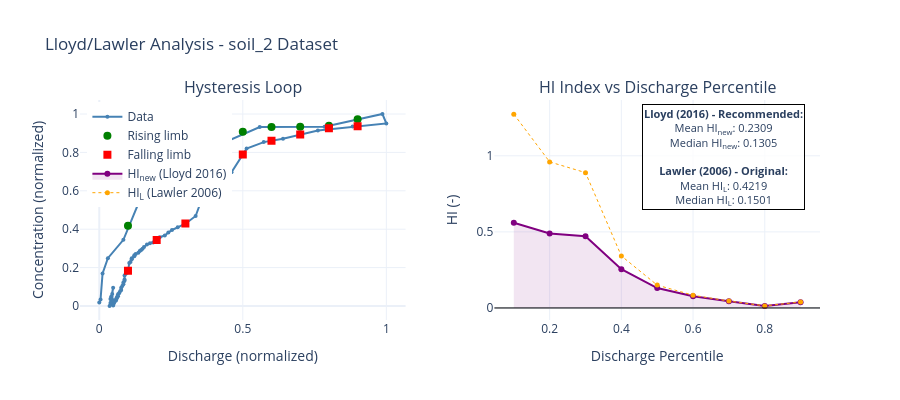

Notebook cell for this chart:
### Markdown cell above
### 3.3 Lloyd/Lawler Visualization

### Code cell
fig_lloyd = lloyd_plot(lloyd_df, lloyd_metrics_df)
fig_lloyd.update_layout(title="Lloyd/Lawler Analysis - soil_2 Dataset")
fig_lloyd.show()

### Figure 1 — Plotly figure (JSON) as saved in the notebook; plotly's stock layout.template omitted (floating-point values rounded to 4 significant figures)
{"data": [{"line": {"color": "steelblue"}, "marker": {"color": "steelblue", "size": 4}, "mode": "lines+markers", "name": "Data", "type": "scatter", "x": [0, 0.004406, 0.01145, 0.02997, 0.08403, 0.1458, 0.2223, 0.5589, 0.7849, 0.9865, 1, 0.8824, 0.7615, 0.64, 0.573, 0.5133, 0.4606, 0.414, 0.3726, 0.3357, 0.3028, 0.2732, 0.2533, 0.2406, 0.2283, 0.2104, 0.2046, 0.1932, 0.1876, 0.1767, 0.1661, 0.1558, 0.1508, 0.1458, 0.1409, 0.1361, 0.1267, 0.1221, 0.1221, 0.1132, 0.1132, 0.1088, 0.1045, 0.1003, 0.09609, 0.092, 0.08798, 0.08798, 0.08798, 0.08403, 0.08403, 0.08015, 0.07634, 0.07634, 0.0726, 0.06892, 0.06532, 0.06532, 0.06178, 0.06178, 0.0583, 0.0583, 0.05489, 0.05155, 0.05155, 0.04828, 0.04828, 0.04828, 0.04507, 0.04507, 0.04507, 0.04507, 0.04507, 0.04828, 0.04192, 0.04192, 0.03884, 0.03884, 0.03582], "xaxis": "x", "y": [0.01883, 0.03406, 0.1694, 0.2489, 0.3447, 0.5683, 0.7131, 0.9321, 0.9338, 1, 0.9511, 0.9348, 0.9145, 0.8712, 0.8536, 0.8197, 0.697, 0.6584, 0.6189, 0.4689, 0.4311, 0.4098, 0.3959, 0.3823, 0.367, 0.3584, 0.3483, 0.3378, 0.3306, 0.3265, 0.3202, 0.3079, 0.2985, 0.292, 0.286, 0.2769, 0.2707, 0.2644, 0.259, 0.249, 0.2431, 0.2289, 0.2237, 0.1845, 0.1736, 0.1675, 0.1584, 0.1382, 0.1316, 0.1224, 0.1133, 0.1045, 0.09536, 0.08393, 0.07633, 0.06655, 0.06077, 0.05071, 0.04736, 0.04145, 0.03693, 0.02863, 0.02595, 0.02057, 0.01588, 0.01093, 0.006632, 0.002126, 0.008652, 0.01053, 0.03207, 0.02701, 0.06273, 0.09501, 0.04624, 0.04788, 0.0362, 0.0159, 0], "yaxis": "y"}, {"marker": {"color": "green", "size": 8, "symbol": "circle"}, "mode": "markers", "name": "Rising limb", "type": "scatter", "x": [0.1, 0.2, 0.3, 0.4, 0.5, 0.6, 0.7, 0.8, 0.9], "xaxis": "x", "y": [0.4181, 0.6744, 0.8108, 0.8656, 0.9071, 0.9327, 0.9332, 0.939, 0.9725], "yaxis": "y"}, {"marker": {"color": "red", "size": 8, "symbol": "square"}, "mode": "markers", "name": "Falling limb", "type": "scatter", "x": [0.1, 0.2, 0.3, 0.4, 0.5, 0.6, 0.7, 0.8, 0.9], "xaxis": "x", "y": [0.1839, 0.3441, 0.4291, 0.645, 0.7887, 0.8607, 0.8926, 0.9263, 0.9362], "yaxis": "y"}, {"fill": "tozeroy", "fillcolor": "rgba(128,0,128,0.1)", "line": {"color": "purple", "width": 2}, "marker": {"color": "purple", "size": 6}, "mode": "lines+markers", "name": "HI<sub>new</sub> (Lloyd 2016)", "type": "scatter", "x": [0.1, 0.2, 0.3, 0.4, 0.5, 0.6, 0.7, 0.8, 0.9], "xaxis": "x2", "y": [0.5602, 0.4898, 0.4707, 0.2549, 0.1305, 0.07719, 0.04347, 0.01352, 0.03732], "yaxis": "y2"}, {"line": {"color": "orange", "dash": "dot", "width": 1}, "marker": {"color": "orange", "size": 5}, "mode": "lines+markers", "name": "HI<sub>L</sub> (Lawler 2006)", "type": "scatter", "x": [0.1, 0.2, 0.3, 0.4, 0.5, 0.6, 0.7, 0.8, 0.9], "xaxis": "x2", "y": [1.274, 0.96, 0.8894, 0.342, 0.1501, 0.08365, 0.04545, 0.01371, 0.03877], "yaxis": "y2"}], "layout": {"annotations": [{"font": {"size": 16}, "showarrow": false, "text": "Hysteresis Loop", "x": 0.22, "xanchor": "center", "xref": "paper", "y": 1, "yanchor": "bottom", "yref": "paper"}, {"font": {"size": 16}, "showarrow": false, "text": "HI Index vs Discharge Percentile", "x": 0.78, "xanchor": "center", "xref": "paper", "y": 1, "yanchor": "bottom", "yref": "paper"}, {"bgcolor": "rgba(255,255,255,0.8)", "bordercolor": "black", "borderwidth": 1, "font": {"size": 11}, "showarrow": false, "text": "<b>Lloyd (2016) - Recommended:</b><br>Mean HI<sub>new</sub>: 0.2309<br>Median HI<sub>new</sub>: 0.1305<br><br><b>Lawler (2006) - Original:</b><br>Mean HI<sub>L</sub>: 0.4219<br>Median HI<sub>L</sub>: 0.1501", "x": 0.98, "xanchor": "right", "xref": "paper", "y": 0.98, "yanchor": "top", "yref": "paper"}], "height": 400, "legend": {"x": 0.01, "xanchor": "left", "y": 0.99, "yanchor": "top"}, "shapes": [{"line": {"color": "black", "dash": "solid", "width": 1}, "type": "line", "x0": 0, "x1": 1, "xref": "x2 domain", "y0": 0, "y1": 0, "yref": "y2"}], "showlegend": true, "title": {"text": "Lloyd/Lawler Analysis - soil_2 Dataset"}, "xaxis": {"anchor": "y", "domain": [0, 0.44], "title": {"text": "Discharge (normalized)"}}, "xaxis2": {"anchor": "y2", "domain": [0.56, 1], "title": {"text": "Discharge Percentile"}}, "yaxis": {"anchor": "x", "domain": [0, 1], "title": {"text": "Concentration (normalized)"}}, "yaxis2": {"anchor": "x2", "domain": [0, 1], "title": {"text": "HI (-)"}}}}
